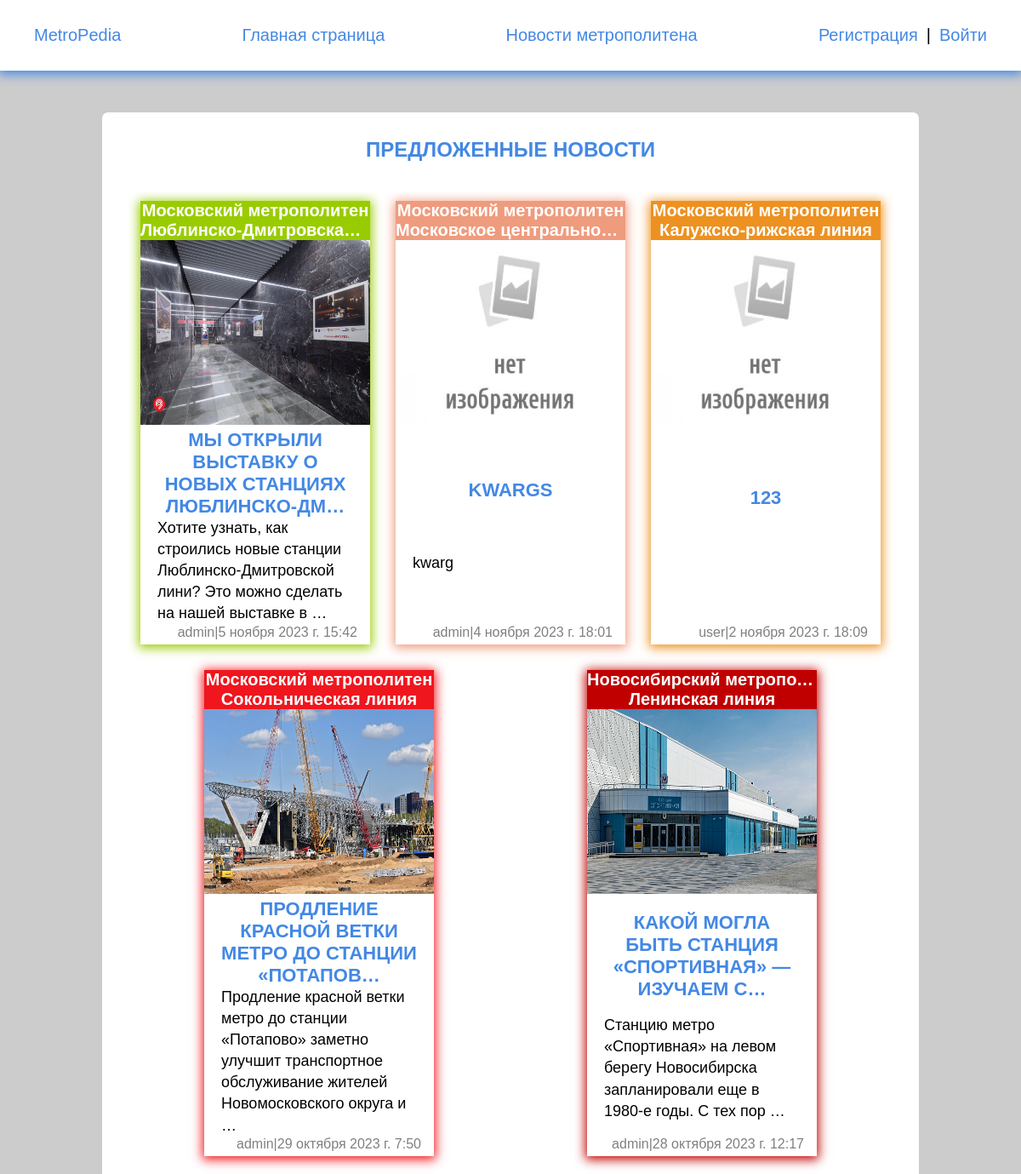
The page /blog/post/special/list/ on the database its author committed.
### metro_blog/models.py (models this page shows, shortened)
class Blog(models.Model):
    owner = models.ForeignKey(Profile, on_delete=models.SET_NULL, blank=True, null=True)
    title = models.CharField(max_length=250, blank=False, verbose_name='Название')
    slug = models.CharField(max_length=250, unique=True, verbose_name='Ссылка')
    content = RichTextField(blank=True, null=True, verbose_name='Текст', config_name='extends')
    source = models.CharField(max_length=250, blank=True, null=True, verbose_name='Источник')
    image = models.ImageField(upload_to='images/%Y/%M/%D', blank=True, verbose_name='Картинка')
    is_public = models.BooleanField(default=False)
    time_created = models.DateTimeField(auto_now_add=True, verbose_name='Время создания')
    time_update = models.DateTimeField(auto_now=True, verbose_name='Время обновления')
    line = models.ForeignKey(Line, on_delete=models.PROTECT, blank=True, null=True, verbose_name='линия')
    def get_absolute_url(self):
        return reverse('post', kwargs={'post_slug': self.slug})
    class Meta:
        verbose_name = 'Новость'
        verbose_name_plural = 'Новости'
        ordering = ['-time_created']

### metro_wiki/models.py (models this page shows, shortened)
class Line(models.Model):
    title = models.CharField(max_length=100, blank=False, verbose_name='Название линий')
    slug = models.CharField(max_length=100, blank=False, unique=True, verbose_name='Ссылка')
    content = RichTextField(blank=True, null=True, verbose_name='Текст', config_name='extends')
    number = models.CharField(max_length=3, blank=True, verbose_name='Номер линий')
    color_text = ColorField(default='#FFFFFF', verbose_name='Цвет текста')
    color = ColorField(default='#EF161E', verbose_name='Цвет')
    city = models.ForeignKey(City, on_delete=models.PROTECT, verbose_name='Город')
    image = models.ImageField(upload_to='images/%Y/%M/%D', blank=True, verbose_name='Картинка')
    def get_absolute_url(self):
        return reverse('line', kwargs={'line_slug': self.slug})
    class Meta:
        verbose_name = 'Линия'
        verbose_name_plural = 'Линии'
        ordering = ['number', 'title']

class City(models.Model):
    title = models.CharField(max_length=100, blank=False, verbose_name='Название метрополитена')
    slug = models.CharField(max_length=100, blank=False, unique=True, verbose_name='Ссылка')
    image = models.ImageField(upload_to='images/%Y/%M/%D', blank=True, verbose_name='Картинка')
    content = RichTextField(blank=True, null=True, verbose_name='Текст', config_name='extends')
    def get_absolute_url(self):
        return reverse('city', kwargs={'city_slug': self.slug})
    class Meta:
        verbose_name = 'Город'
        verbose_name_plural = 'Города'
        ordering = ['title']

### users/models.py (models this page shows, shortened)
class Profile(AbstractBaseUser, PermissionsMixin):
    username = models.CharField(max_length=150, unique=True, blank=True)
    email = models.EmailField(_('email_address'), unique=True, max_length=200)
    date_joined = models.DateTimeField(default=timezone.now)
    is_staff = models.BooleanField(default=False)
    is_active = models.BooleanField(default=True)
    image = models.ImageField(upload_to='avatars/%Y/%M/%D', default='avatars/avatar.jpg', blank=True)
    USERNAME_FIELD = 'username'
    REQUIRED_FIELDS = []
    objects = CustomUserManager()

### metro_blog/views.py (the view)
# urls.py: path('post/special/list/', AllPosts.as_view(), name='post_list'),
class AllPosts(DataMixin, ListView):
    model = Blog
    template_name = 'blog/index.html'
    context_object_name = 'posts'
    def get_context_data(self, *, object_list=None, **kwargs):
        context = super().get_context_data(**kwargs)
        c_def = self.get_user_context(title='Предложенные новости')
        return dict(list(context.items()) + list(c_def.items()))

### main_page/templatetags/blog_filters.py (called while the page is built)
@register.filter
def replacer(text):
    filtration = {'&ndash;': '-', '&laquo;': '«', '&raquo;': '»', '&nbsp;': ' \n'}
    for key, value in filtration.items():
        text = text.replace(key, value)
    return text

### main_page/utils.py (called while the page is built)
    @staticmethod
    def get_user_context(**kwargs):
        context = kwargs
        context['menu'] = menu
        context['submenu'] = submenu
        context['cats'] = cats
        return context

### metro_blog/templates/blog/index.html (shortened to what this page needs)
{% extends 'main_page/base.html' %}
{% load static %}
{% load blog_filters %}
{% block content %}
<main class="content">
    {% if posts %}
    <section class="wrap">
        <h1 class="w-100">{{ title }}</h1>
        <ul class="post_list w-100">
            {% for p in posts %}
            <li class="element mw-wrap" style="box-shadow: 0px 2px 12px 2px {{ p.line.color }};">
                <div class="cat_post" id="fixed_container" style="background: {{ p.line.color }}">
                    <a href="{{ p.line.city.get_absolute_url }}">
                        <span class="hover_replace"
                              style="color: {{ p.line.color_text }}; --hr:{{ p.line.color_text }}80;">{{ p.line.city.title }}</span>
                    </a>
                    <a href="{{ p.line.get_absolute_url }}">
                        <span class="hover_replace"
                              style="color: {{ p.line.color_text }}; --hr:{{ p.line.color_text }}80;">{{ p.line.title }}</span>
                    </a>
                </div>
                <a href="{{ p.get_absolute_url }}">
                    <div class="hover_background"></div>
                    <div class="prev_post">
                        {% if p.image %}
                        <img src="{{ p.image.url }}" alt="post_image">
                        {% else %}
                        <img src="{% static 'images/plug.jpg' %}" alt="post_image">
                        {% endif %}
                    </div>
                    <h2>{{ p.title | truncatechars:50 }}</h2>
                    <p>{{ p.content | striptags | replacer | linebreaksbr | truncatewords:15 }}</p>
                    <div class="date_post">
                        <span>{{ p.owner.username }}|{{ p.time_update }}</span>
                    </div>
                </a>
            </li>
            {% endfor %}
        </ul>
    </section>
    {% endif %}
</main>
{% endblock %}

### main_page/static/style/style.css (style rules this page uses)
*, *::before, *::after { box-sizing: border-box; }
body { margin: 0; padding: 0; font-family: Arial, Helvetica, sans-serif; background-color: #ccc; }
main { margin-top: 132px; }
.wrap { max-width: 80%; margin: 0 auto; padding: 10px 30px; background-color: #fff; border-radius: 7px; }
ul { list-style: none; padding: 0; padding-bottom: 40px; }
a { text-decoration: none; }
.content .wrap { display: flex; flex-direction: row; flex-wrap: wrap; align-items: stretch; justify-content: space-evenly; }
h1 { text-align: center; }
h1, h2, h4 { color: #4388e4; text-transform: uppercase; }
p { line-height: 1.4; font-size: 0.92em; }
.main_sect, h2 { text-align: center; }
.content li { margin-bottom: 20px; font-size: 20px; }
.content a { color: #000; display: block; }
.post_list, .post_main_list { display: flex; flex-direction: row; max-width: 1100px; overflow: auto; }
.post_list { justify-content: space-around; flex-wrap: wrap; }
.element { display: flex; flex-direction: column; margin: 10px; }
.element a { height: 100%; position: relative; display: flex; flex-direction: column; justify-content: space-between; }
.hover_background { width: 100%; height: 100%; position: absolute; z-index: 1; background: transparent; }
.cat_post { display: flex; flex-direction: column; justify-content: center; }
.cat_post span { text-align: center; vertical-align: middle; font-size: 20px; font-weight: bold; margin: 0; white-space: nowrap; overflow: hidden; text-overflow: ellipsis; }
.prev_post img { width: 100%; height: 216.9px; }
.element a h2 { margin: 0 20px; font-size: 22px; }
.element a p { margin: 0 20px; font-size: 18px; color: #000000; text-decoration: none; }
.date_post { margin-right: 5px; margin-bottom: 5px; display: flex; flex-direction: row; flex-wrap: wrap; justify-content: flex-end; }
.date_post span { margin: 0 10px; font-size: 16px; color: #00000080; }
.w-100 { width: 100%; }
.mw-wrap { max-width: 30%; }

### rows shown on the page
Blog: line.city "Московский метрополитен", line "Люблинско-Дмитровска…", image (picture), title "МЫ ОТКРЫЛИ ВЫСТАВКУ О НОВЫХ СТАНЦИЯХ ЛЮБЛИНСКО-ДМ…", content "Хотите узнать, как строились новые станции Люблинско-Дмитровской лини? Это можно сделать на нашей выставке в …", owner.username "admin", time_update "5 ноября 2023 г. 15:42"
Blog: line.city "Московский метрополитен", line "Московское центрально…", title "KWARGS", content "kwarg", owner.username "admin", time_update "4 ноября 2023 г. 18:01"
Blog: line.city "Московский метрополитен", line "Калужско-рижская линия", title "123", owner.username "user", time_update "2 ноября 2023 г. 18:09"
Blog: line.city "Московский метрополитен", line "Сокольническая линия", image (picture), title "ПРОДЛЕНИЕ КРАСНОЙ ВЕТКИ МЕТРО ДО СТАНЦИИ «ПОТАПОВ…", content "Продление красной ветки метро до станции «Потапово» заметно улучшит транспортное обслуживание жителей Новомосковского округа и …", owner.username "admin", time_update "29 октября 2023 г. 7:50"
Blog: line.city "Новосибирский метропо…", line "Ленинская линия", image (picture), title "КАКОЙ МОГЛА БЫТЬ СТАНЦИЯ «СПОРТИВНАЯ» — ИЗУЧАЕМ С…", content "Станцию метро «Спортивная» на левом берегу Новосибирска запланировали еще в 1980-е годы. С тех пор …", owner.username "admin", time_update "28 октября 2023 г. 12:17"

### other values the page prints
{{ m.title }} "Главная страница" "Новости метрополитена"
{{ title }} "ПРЕДЛОЖЕННЫЕ НОВОСТИ"
